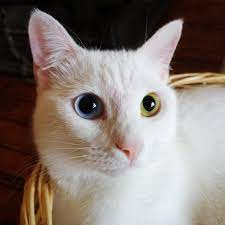
#> input picture Week 5/dataset/cat.jpeg, 225 x 225 px
$ jupyter execute --allow-errors 'Tugas Week 5_Exploratory Data Analysis_SVD exampe.ipynb'   (shell and % lines are left out)
#> lines starting #> are read from the running program, lines starting #| are printed output that depends on the picture
# Clustering text documents using k-means

Ini adalah contoh yang menunjukkan bagaimana scikit-learn dapat digunakan untuk mengelompokkan dokumen berdasarkan topik menggunakan pendekatan bag-of-words. Contoh ini menggunakan matriks scipy.sparse untuk menyimpan fitur alih-alih array numpy standar.

Dua metode ekstraksi fitur dapat digunakan dalam contoh ini:

    - TfidfVectorizer menggunakan kosakata dalam memori (dikt python) untuk memetakan kata yang paling sering ke indeks fitur dan karenanya menghitung matriks frekuensi kemunculan kata (jarang). Frekuensi kata kemudian dibobot ulang menggunakan vektor Inverse Document Frequency (IDF) yang dikumpulkan berdasarkan fitur di atas korpus.
    - HashingVectorizer meng-hash kemunculan kata ke ruang dimensi tetap, mungkin dengan tabrakan. Vektor jumlah kata kemudian dinormalisasi untuk masing-masing memiliki l2-norma sama dengan satu (diproyeksikan ke bola unit euclidean) yang tampaknya penting untuk k-means untuk bekerja di ruang dimensi tinggi.

        HashingVectorizer tidak memberikan pembobotan IDF karena ini adalah model tanpa kewarganegaraan (metode fit tidak melakukan apa pun). Saat pembobotan IDF diperlukan, pembobotan dapat ditambahkan dengan menyalurkan outputnya ke instans TfidfTransformer.

Dua algoritma didemonstrasikan: k-means biasa dan sepupunya yang lebih skalabel minibatch k-means.

Selain itu, analisis semantik laten juga dapat digunakan untuk mengurangi dimensi dan menemukan pola laten dalam data.

Dapat dicatat bahwa k-means (dan minibatch k-means) sangat sensitif terhadap penskalaan fitur dan dalam hal ini pembobotan IDF membantu meningkatkan kualitas pengelompokan dengan cukup banyak yang diukur terhadap "kebenaran dasar" yang disediakan oleh tugas label kelas dari 20 kumpulan data newsgroup.

Peningkatan ini tidak terlihat dalam Koefisien Silhouette yang kecil untuk keduanya karena ukuran ini tampaknya mengalami fenomena yang disebut "Konsentrasi Ukuran" atau "Kutukan Dimensi" untuk kumpulan data dimensi tinggi seperti data teks. Ukuran-ukuran lain seperti V-measure dan Adjusted Rand Index adalah skor evaluasi berbasis teori informasi: karena mereka hanya didasarkan pada penugasan cluster daripada jarak, karenanya tidak terpengaruh oleh kutukan dimensi.

Catatan: karena k-means mengoptimalkan fungsi tujuan non-cembung, kemungkinan akan berakhir di optimal lokal. Beberapa run dengan init acak independen mungkin diperlukan untuk mendapatkan konvergensi yang baik.

## Import Library

[cell 1]
# Author: Peter Prettenhofer <peter.prettenhofer@gmail.com>
#         Lars Buitinck
# License: BSD 3 clause

from sklearn.datasets import fetch_20newsgroups
from sklearn.decomposition import TruncatedSVD
from sklearn.feature_extraction.text import TfidfVectorizer
from sklearn.feature_extraction.text import HashingVectorizer
from sklearn.feature_extraction.text import TfidfTransformer
from sklearn.pipeline import make_pipeline
from sklearn.preprocessing import Normalizer
from sklearn import metrics

from sklearn.cluster import KMeans, MiniBatchKMeans

import logging
from optparse import OptionParser
import sys
from time import time

import numpy as np

#> (a cell that did not finish here is left out)

# ANOTHER EXAMPLE

## IMPORT LIBRARY

[cell 3]
import numpy
import matplotlib.pyplot as plt
from PIL import Image

[cell 4]
def load_image(image):
#> called with image = 'dataset/cat.jpeg'
    image = Image.open(image)
#> image is the input picture: PIL image 225x225 RGB; mean R, G, B 133.3, 121.4, 115.4
    im_array = numpy.array(image)

    red = im_array[:, :, 0]
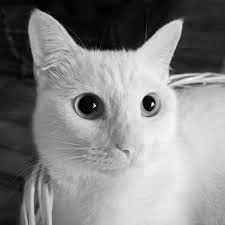
#> red: shape (225, 225); min 0, max 249, mean 133.3
    green = im_array[:, :, 1]
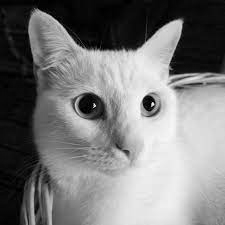
#> green: shape (225, 225); min 0, max 253, mean 121.4
    blue = im_array[:, :, 2]
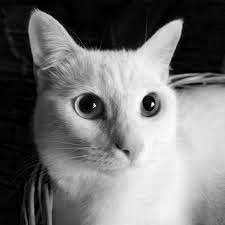
#> blue: shape (225, 225); min 0, max 255, mean 115.4

    return red, green, blue

[cell 5]
def channel_compress(color_channel, singular_value_limit):
#> called with singular_value_limit = 350
    u, s, v = numpy.linalg.svd(color_channel)
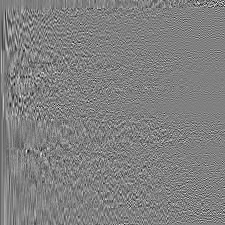
#> u: shape (225, 225) float64; min -0.363, max 0.356, mean -0.000402; drawn with min black and max white
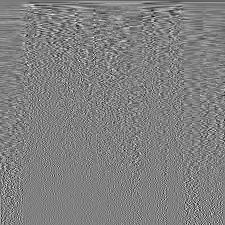
#> v: shape (225, 225) float64; min -0.352, max 0.346, mean -0.00017; drawn with min black and max white
#> s = 225 values, max 33528.3 at index 0, min 0.0541 at index 224, mean 350.5
    compressed = numpy.zeros((color_channel.shape[0], color_channel.shape[1]))
    n = singular_value_limit

    left_matrix = numpy.matmul(u[:, 0:n], numpy.diag(s)[0:n, 0:n])
    inner_compressed = numpy.matmul(left_matrix, v[0:n, :])
    compressed = inner_compressed.astype('uint8')
    return compressed

image_cat = load_image("dataset/cat.jpeg")
red, green, blue = image_cat
singular_val_lim = 350

[cell 6]
red, green, blue = image_cat
singular_val_lim = 350

[cell 7]
def compress_image(red, green, blue, singular_val_lim):
    compressed_red = channel_compress(red, singular_val_lim)
    compressed_green = channel_compress(green, singular_val_lim)
#> call 2 of channel_compress, with singular_value_limit = 350
#> in channel_compress (call 2), `u, s, v = numpy.linalg.svd(color_channel)`:
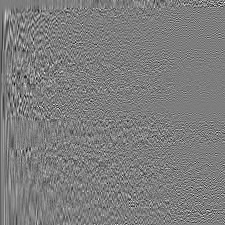
#> u: shape (225, 225) float64; min -0.353, max 0.361, mean -0.000284; drawn with min black and max white
#> in channel_compress (call 2), `u, s, v = numpy.linalg.svd(color_channel)`:
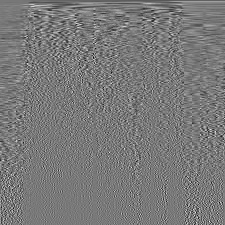
#> v: shape (225, 225) float64; min -0.353, max 0.387, mean -0.000153; drawn with min black and max white
#> in channel_compress (call 2), `u, s, v = numpy.linalg.svd(color_channel)`: s = 225 values, max 31841.9 at index 0, min 0.0236 at index 224, mean 353.7
#> in channel_compress (call 2), `left_matrix = numpy.matmul(u[:, 0:n], numpy.diag(s)[0:n, 0:n])`:
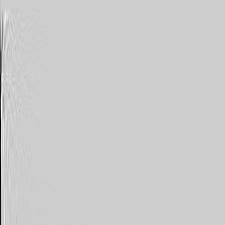
#> left_matrix: shape (225, 225) float64; min -2669, max 649.3, mean -9.2; drawn with min black and max white
    compressed_blue = channel_compress(blue, singular_val_lim)
#> call 3 of channel_compress, with singular_value_limit = 350
#> in channel_compress (call 3), `u, s, v = numpy.linalg.svd(color_channel)`:
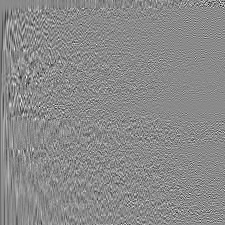
#> u: shape (225, 225) float64; min -0.414, max 0.348, mean -0.000606; drawn with min black and max white
#> in channel_compress (call 3), `u, s, v = numpy.linalg.svd(color_channel)`:
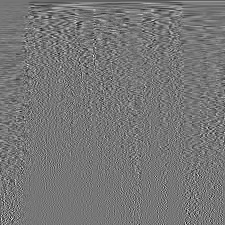
#> v: shape (225, 225) float64; min -0.363, max 0.414, mean -0.000682; drawn with min black and max white
#> in channel_compress (call 3), `u, s, v = numpy.linalg.svd(color_channel)`: s = 225 values, max 30906.2 at index 0, min 0.0143 at index 224, mean 361.5

    im_red = Image.fromarray(compressed_red)
    im_blue = Image.fromarray(compressed_blue)
    im_green = Image.fromarray(compressed_green)

    new_image = Image.merge("RGB", (im_red, im_green, im_blue))
    plt.imshow(new_image)
    plt.show()

compress_image(red, green, blue, singular_val_lim)
